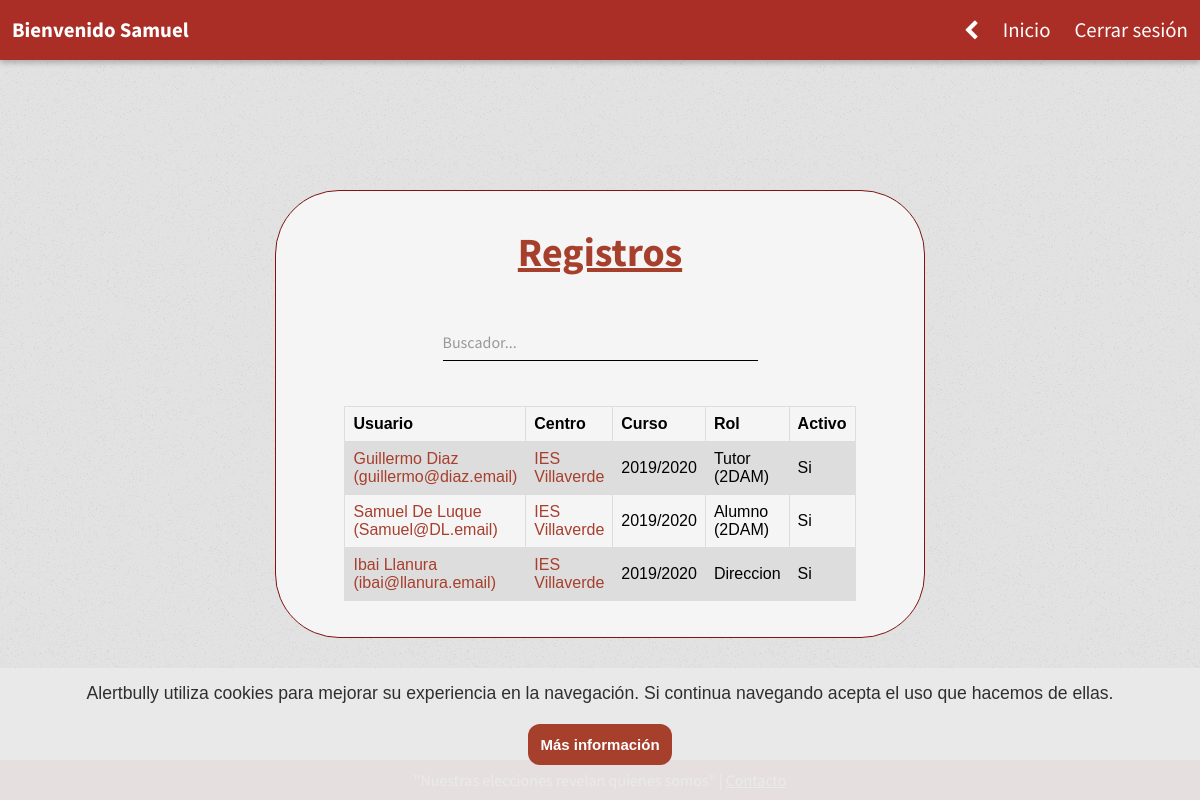
/administracion/vistas/ver-registros.php (signed in), run on the app's committed database.
### tables this page shows
CREATE TABLE registros(
  idusuario INTEGER,
  idcentro INTEGER,
  rol VARCHAR(250),
  clase VARCHAR(250),
  curso VARCHAR(250),
  activo BOOLEAN,
  PRIMARY KEY (idusuario, idcentro, curso, rol),
  FOREIGN KEY (idusuario) References usuarios(id) ON UPDATE CASCADE,
  FOREIGN KEY (idcentro) References centros(id) ON UPDATE CASCADE
);

CREATE TABLE usuarios (
  id INTEGER AUTO_INCREMENT,
  nombre VARCHAR(250),
  apellidos VARCHAR(250),
  telefono INTEGER(25),
  email VARCHAR(250),
  password VARCHAR(500),
  cookie INTEGER,
  ultimaCon VARCHAR(250),
  ipCon VARCHAR(250),
  admin BOOLEAN,
  activo BOOLEAN,
  PRIMARY KEY (id)
);

CREATE TABLE centros (
  id INTEGER AUTO_INCREMENT,
  nombre VARCHAR(250),
  direccion VARCHAR(250),
  poblacion VARCHAR(250),
  telefono INTEGER,
  activo BOOLEAN,
  PRIMARY KEY (id)
);

### administracion/classes/consultas.class.php (called while the page is built, shortened)
<?php
class Consultas extends Db {
    public function getDatosUsuarioConID($idUsuario) {
        $sql = "SELECT * FROM usuarios WHERE id = ? LIMIT 1;";
        $conexion = $this->conectar();
        $stmt = $conexion->prepare($sql);
        $stmt->bind_param('i', $idUsuario);
        $stmt->execute();
        $resultado = $stmt->get_result();
        $usuario = $resultado->fetch_array();
        return $usuario;
    }
    public function getDatosCentro($id) {
        $sql = "SELECT * FROM centros WHERE id=? LIMIT 1";
        $conexion = $this->conectar();
        $stmt = $conexion->prepare($sql);
        $stmt->bind_param('i', $id);
        $stmt->execute();
        $resultado = $stmt->get_result();
        $centro = $resultado->fetch_array();
        return $centro;
    }
    public function getRegistros(){
        $sql = "SELECT * FROM registros ORDER BY activo DESC;";
        $conexion = $this->conectar();
        $resultado = $conexion->query($sql);
        $centros = $resultado->fetch_all(MYSQLI_BOTH);
        return $centros;
    }
}

### administracion/vistas/ver-registros.php (the view, shortened to what this page needs)
<?php
require $_SERVER['DOCUMENT_ROOT'] . '/classes/consultas.class.php';
$consulta = new Consultas();
?>
<!DOCTYPE html>
<html lang="es-Es">
<head>
    <link rel="stylesheet" type="text/css" href="/styles/style.css?<?php echo date('Y-m-d H:i:s'); ?>">
    <link rel="stylesheet" href="https://cdnjs.cloudflare.com/ajax/libs/font-awesome/4.7.0/css/font-awesome.min.css">
</head>
<body>
    <header>
        <?php
        $usuario = $_SESSION['usuario'];
        echo "<a class=\"logo\" href=\"/\">Bienvenido $usuario</a>";
        ?>
        <div class="header-dere" id="topNav">
            <a class="atras" href="/"><i class="fa fa-chevron-left" style="position: relative; top: 1px;" aria-hidden="true"></i></a>
            <a href="/" class="primero">Inicio</a>
            <a href="/cerrarSesion">Cerrar sesión</a>
        </div>
    </header>
    <div class="principal">
        <h1>Registros</h1>
        <div class="group">
            <input type="text" id="buscadorTabla" onkeyup="buscarEnTabla('tablaRegistros')" required>
            <label>Buscador...</label>
        </div>
        <table class="tablaRegistros">
            <tr>
                <th>Usuario</th>
                <th>Centro</th>
                <th>Curso</th>
                <th>Rol</th>
                <th>Activo</th>
            </tr>
            <?php
            $todosRegistros = $consulta->getRegistros();
            foreach ($todosRegistros as $registro) {
                $idusuario = $registro["idusuario"];
                $idcentro = $registro["idcentro"];
                $clase = $registro['clase'];
                $curso = $registro["curso"];
                $rol = $registro["rol"];
                $activo = $registro["activo"];
                echo "<tr>";
                echo "<td>";
                $usuario = $consulta->getDatosUsuarioConID($idusuario);
                $nombreyapellidos = $usuario['nombre'] . " " . $usuario['apellidos'] . " (" . $usuario['email'] . ")";
                echo "<a href=\"/usuario/$idusuario\"> $nombreyapellidos </a>";
                echo "</td>";
                echo "<td>";
                $centro = $consulta->getDatosCentro($idcentro);
                $nombreCentro = $centro['nombre'];
                echo "<a href=\"/centro/$idcentro\"> $nombreCentro </a>";
                echo "</td>";
                echo "<td>";
                echo $curso;
                echo "</td>";
                echo "<td>";
                if(empty($clase)) {
                    echo ucfirst($rol);
                } else {
                    echo ucfirst($rol) . " (" . $clase . ")";
                }
                echo "</td>";
                echo "<td>";
                if($activo) {
                    echo "Si";
                } else {
                    echo "No";
                }
                echo "</td>";
                echo "</tr>";
            }
            ?>
        </table>
    </div>
    <?php
    include_once "footer.php";
    ?>
</body>
</html>

### administracion/vistas/footer.php (shortened to what this page needs)
<footer>
    <p>
        "Nuestras elecciones revelan quienes somos" | <a style="color: white;text-decoration: underline;" href="mailto:soporte@alertbully.es">Contacto</a>
    </p>
</footer>

### administracion/styles/style.css (style rules this page uses)
body { background: url("/img/body.png") repeat; font-family: 'Source Sans Pro', sans-serif; margin: 0; user-select: none; }
a { color: #a73f2d; text-decoration: none; }
h1 { color: #a73f2d; font-weight: bold; font-size: 2.5em; margin: 0; text-decoration: underline; }
p { margin-left: 35px; margin-right: 35px; }
.principal { background-color: #F5F5F6; border: 1px solid #801313; border-radius: 64px; bottom: 0; height: fit-content; left: 0; margin: auto; padding: 3% 0; position: absolute; right: 0; text-align: center; top: 3.5%; width: 54%; z-index: -1; overflow-y: scroll; max-height: 65%; scrollbar-width: none; }

### administracion/styles/header.css (style rules this page uses)
header { background-color: #aa2e25; box-shadow: 0 3px 5px rgba(57, 63, 72, 0.3); height: fit-content; overflow: hidden; padding: 5px 0; position: fixed; top: 0; width: 100%; z-index: 1; }
header a, header .logo { border-radius: 4px; color: #FFF; float: left; font-size: 1.3em; padding: 12px; text-align: center; text-decoration: none; }
header .logo { font-size: 1.3em; font-weight: bold; }
.header-dere { float: right; }

### administracion/styles/footer.css (style rules this page uses)
footer { background-color: #aa2e25; bottom: 0; color: #FFF; left: 0; position: fixed; text-align: center; width: 100%; }
footer p { margin: 10px; }

### administracion/styles/inputs.css (style rules this page uses)
.group { width: max-content; position: relative; margin: 45px auto; }
input:not([type='checkbox']) { background-color: transparent; padding: 10px 10px 10px 5px; border: none; border-bottom: 1px solid black; font-size: 1em; width: 300px; }
label { color: #999; position: absolute; pointer-events: none; left: 0; font-size: 1em; top: 10px; transition: 0.2s ease all; -moz-transition: 0.2s ease all; -webkit-transition: 0.2s ease all; }

### administracion/styles/tablas.css (style rules this page uses)
table { font-family: arial, sans-serif; border-collapse: collapse; width: 75%; margin: 30px auto 0 auto; }
td, th { border: 1px solid #dddddd; text-align: left; padding: 8px; }
tr:nth-child(even) { background-color: #dddddd; }

### administracion/styles/animaciones.css (style rules this page uses)
header { animation: 1s header; }
footer { animation: 1s footer; }
.principal { animation: 1s principal; }

### data on the page
registros: idusuario.email "Guillermo Diaz (guillermo@diaz.email)", idcentro.nombre "IES Villaverde", curso "2019/2020", rol "Tutor", clase "2DAM", activo "Si"
registros: idusuario.email "Samuel De Luque (Samuel@DL.email)", idcentro.nombre "IES Villaverde", curso "2019/2020", rol "Alumno", clase "2DAM", activo "Si"
registros: idusuario.email "Ibai Llanura (ibai@llanura.email)", idcentro.nombre "IES Villaverde", curso "2019/2020", rol "Direccion", activo "Si"

### other printed values
$usuario "Samuel"
